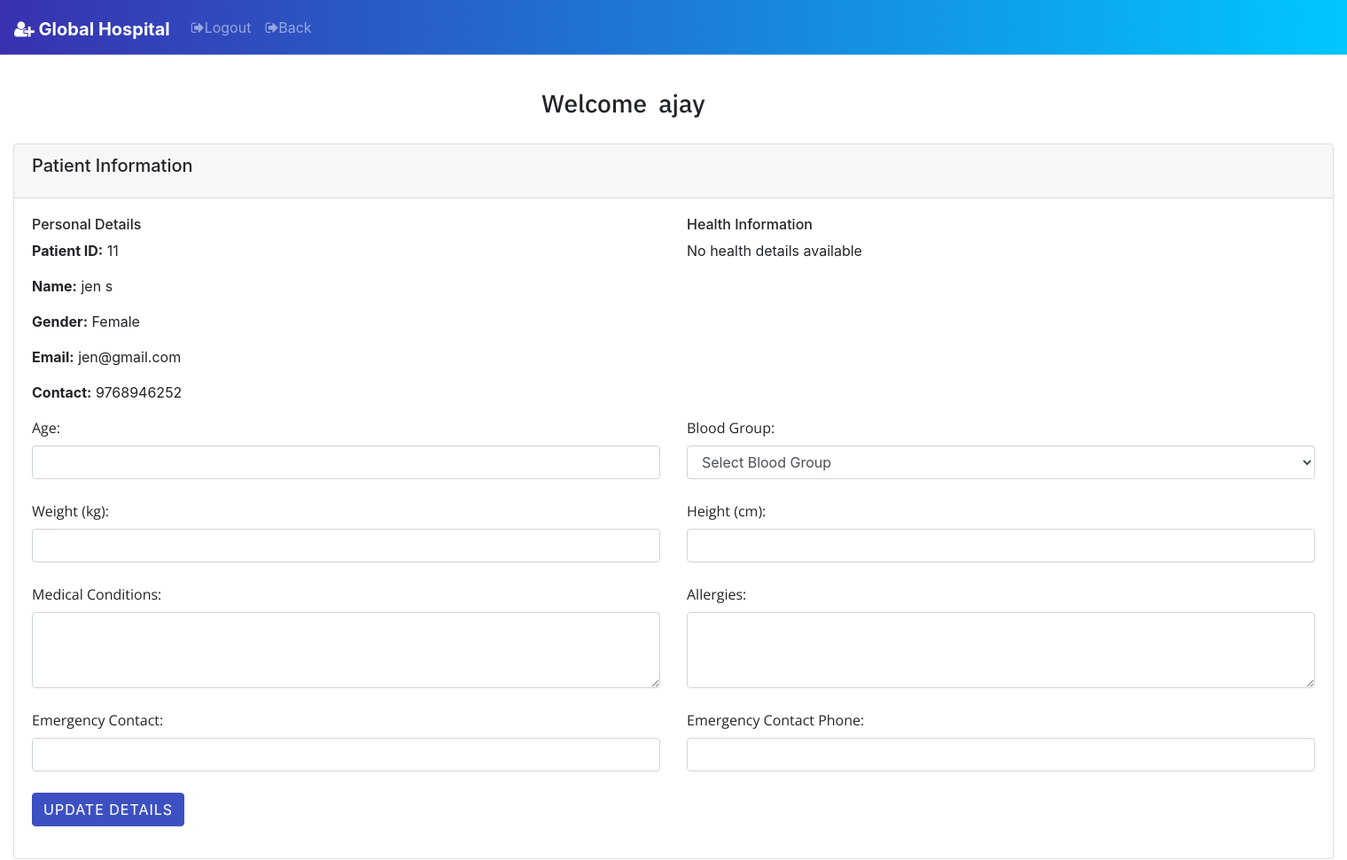
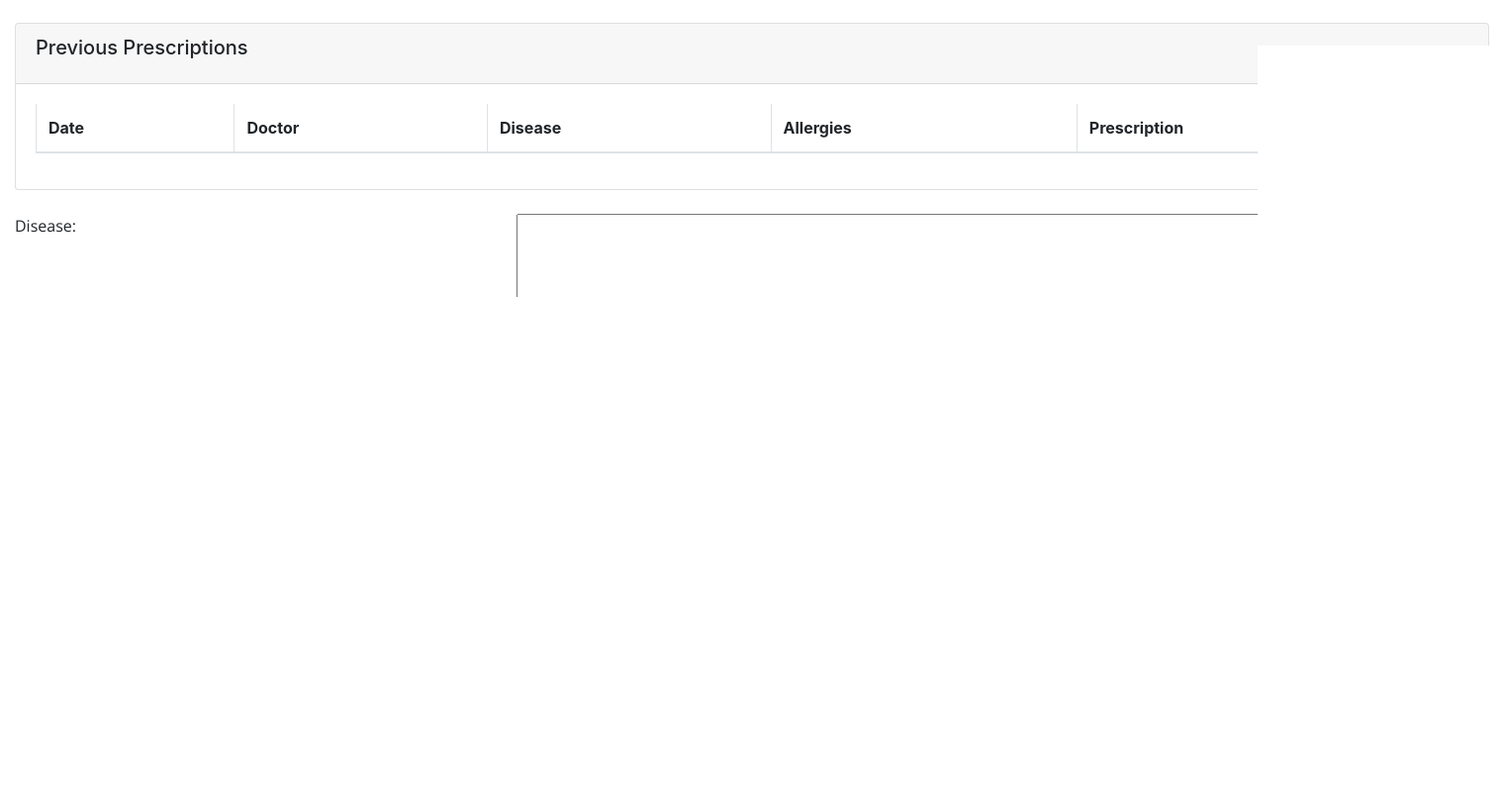
/prescribe.php?pid=11&ID=4&fname=jen&lname=s&appdate=2020-02-29&apptime=20:00:00 (signed in), run on the app's committed database (2 pictures, top to bottom).
### tables this page shows
CREATE TABLE IF NOT EXISTS `patreg` (
  `pid` int(11) NOT NULL AUTO_INCREMENT,
  `fname` varchar(20) NOT NULL,
  `lname` varchar(20) NOT NULL,
  `gender` varchar(10) NOT NULL,
  `email` varchar(30) NOT NULL,
  `contact` varchar(10) NOT NULL,
  `password` varchar(30) NOT NULL,
  `cpassword` varchar(30) NOT NULL,
  PRIMARY KEY (`pid`)
);

### prescribe.php (the view, shortened to what this page needs)
<!DOCTYPE html>
<?php
include('func1.php');
$pid='';
$ID='';
$fname = '';
$lname= '';
$doctor = $_SESSION['dname'];
if(isset($_GET['pid']) && isset($_GET['ID']) && isset($_GET['appdate']) && isset($_GET['apptime']) && isset($_GET['fname']) && isset($_GET['lname'])) {
  $pid = $_GET['pid'];
  $ID = $_GET['ID'];
  $fname = $_GET['fname'];
  $lname = $_GET['lname'];
}
?>
<html lang="en">
  <head>
    <link rel="stylesheet" type="text/css" href="font-awesome-4.7.0/css/font-awesome.min.css">
    <link rel="stylesheet" href="style.css">
        <link rel="stylesheet" href="vendor/fontawesome/css/font-awesome.min.css">
        <link rel="stylesheet" href="https://maxcdn.bootstrapcdn.com/bootstrap/4.0.0-beta/css/bootstrap.min.css">
    <link rel="stylesheet" href="https://stackpath.bootstrapcdn.com/bootstrap/4.3.1/css/bootstrap.min.css">
      <nav class="navbar navbar-expand-lg navbar-dark bg-primary fixed-top">
  <a class="navbar-brand" href="#"><i class="fa fa-user-plus" aria-hidden="true"></i> Global Hospital </a>
<div class="collapse navbar-collapse" id="navbarSupportedContent">
     <ul class="navbar-nav mr-auto">
       <li class="nav-item">
        <a class="nav-link" href="logout1.php"><i class="fa fa-sign-out" aria-hidden="true"></i>Logout</a>
      </li>
       <li class="nav-item">
       <a class="nav-link" href="doctor-panel.php"><i class="fa fa-sign-out" aria-hidden="true"></i>Back</a>
      </li>
    </ul>
  </div>
</nav>
</head>
<body style="padding-top:50px;">
   <div class="container-fluid" style="margin-top:50px;">
    <h3 style = "margin-left: 40%;  padding-bottom: 20px; font-family: 'IBM Plex Sans', sans-serif;"> Welcome &nbsp<?php echo $doctor ?>
   </h3>
   <div class="card mb-4">
     <div class="card-header">
       <h5 class="card-title">Patient Information</h5>
     </div>
     <div class="card-body">
       <div class="row">
         <div class="col-md-6">
           <h6>Personal Details</h6>
           <p><strong>Patient ID:</strong> <?php echo $pid; ?></p>
           <p><strong>Name:</strong> <?php echo $fname . ' ' . $lname; ?></p>
           <?php
           $pat_query = mysqli_query($con, "SELECT * FROM patreg WHERE pid='$pid'");
           if($pat_info = mysqli_fetch_array($pat_query)) {
             echo "<p><strong>Gender:</strong> ".$pat_info['gender']."</p>";
             echo "<p><strong>Email:</strong> ".$pat_info['email']."</p>";
             echo "<p><strong>Contact:</strong> ".$pat_info['contact']."</p>";
           }
           ?>
         </div>
         <div class="col-md-6">
           <h6>Health Information</h6>
           <?php
           $health_query = mysqli_query($con, "SELECT * FROM patient_health_details WHERE pid='$pid'");
           if($health_info = mysqli_fetch_array($health_query)) {
             echo "<p><strong>Age:</strong> ".$health_info['age']."</p>";
             echo "<p><strong>Blood Group:</strong> ".$health_info['blood_group']."</p>";
             echo "<p><strong>Weight:</strong> ".$health_info['weight']." kg</p>";
             echo "<p><strong>Height:</strong> ".$health_info['height']." cm</p>";
             echo "<p><strong>Medical Conditions:</strong> ".$health_info['medical_conditions']."</p>";
             echo "<p><strong>Allergies:</strong> ".$health_info['allergies']."</p>";
             echo "<p><strong>Current Medications:</strong> ".$health_info['current_medications']."</p>";
             echo "<p><strong>Emergency Contact:</strong> ".$health_info['emergency_contact']." (".$health_info['emergency_contact_phone'].")</p>";
           } else {
             echo "<p>No health details available</p>";
           }
           ?>
         </div>
       </div>
       <form class="form-group" method="post" action="update_health_details.php">
         <div class="row">
           <div class="col-md-6">
             <label>Age:</label>
             <input type="number" class="form-control" name="age" value="<?php echo $health_info['age']; ?>" required>
           </div>
           <div class="col-md-6">
             <label>Blood Group:</label>
             <select class="form-control" name="blood_group" required>
               <option value="">Select Blood Group</option>
             </select>
           </div>
         </div><br>
         <div class="row">
           <div class="col-md-6">
             <label>Weight (kg):</label>
             <input type="number" step="0.01" class="form-control" name="weight" value="<?php echo $health_info['weight']; ?>" required>
           </div>
           <div class="col-md-6">
             <label>Height (cm):</label>
             <input type="number" step="0.01" class="form-control" name="height" value="<?php echo $health_info['height']; ?>" required>
           </div>
         </div><br>
         <div class="row">
           <div class="col-md-6">
             <label>Medical Conditions:</label>
             <textarea class="form-control" name="medical_conditions" rows="3"><?php echo $health_info['medical_conditions']; ?></textarea>
           </div>
           <div class="col-md-6">
             <label>Allergies:</label>
             <textarea class="form-control" name="allergies" rows="3"><?php echo $health_info['allergies']; ?></textarea>
           </div>
         </div><br>
         <div class="row">
           <div class="col-md-6">
             <label>Emergency Contact:</label>
             <input type="text" class="form-control" name="emergency_contact" value="<?php echo $health_info['emergency_contact']; ?>" required>
           </div>
           <div class="col-md-6">
             <label>Emergency Contact Phone:</label>
             <input type="text" class="form-control" name="emergency_contact_phone" value="<?php echo $health_info['emergency_contact_phone']; ?>" required>
           </div>
         </div><br>
         <input type="submit" name="update_health_details" value="Update Details" class="btn btn-primary">
       </form>
     </div>
   </div>
   <div class="card mb-4">
     <div class="card-header">
       <h5 class="card-title">Previous Prescriptions</h5>
     </div>
     <div class="card-body">
       <div class="table-responsive">
         <table class="table table-bordered">
           <thead>
               <th>Date</th>
               <th>Doctor</th>
               <th>Disease</th>
               <th>Allergies</th>
               <th>Prescription</th>
           </thead>
         </table>
       </div>
     </div>
   </div>
        <form class="form-group" name="prescribeform" method="post" action="prescribe.php">
          <div class="row">
                  <div class="col-md-4"><label>Disease:</label></div>
                  <div class="col-md-8">
                  <textarea id="disease" cols="86" rows ="5" name="disease" required></textarea>
                  </div><br><br><br>
                  <div class="col-md-4"><label>Allergies:</label></div>
                  <div class="col-md-8">
                  <textarea id="allergy" cols="86" rows ="5" name="allergy" required></textarea>
                  </div><br><br><br>
                  <div class="col-md-4"><label>Prescription:</label></div>
                  <div class="col-md-8">
                  <textarea id="prescription" cols="86" rows ="10" name="prescription" required></textarea>
                  </div><br><br><br>
                  <br><br><br><br>
                  <div class="row">
                    <div class="col-md-6">
                      <input type="submit" name="prescribe" value="Prescribe" class="btn btn-primary" style="margin-left: 40pc;">
                    </div>
                    <div class="col-md-6">
                      <a href="prescribe.php?ID=<?php echo $ID?>&complete=true"
                        onClick="return confirm('Have you added the prescription? Clicking OK will mark this appointment as completed.')"
                        class="btn btn-success" style="margin-left: 40pc;">
                        Complete Appointment
                      </a>
                    </div>
                  </div>
                </form>
                <br>
      </div>

### css/style.css (style rules this page uses)
body { width: 100%; height: 100%; font-family: "Open Sans", sans-serif; font-weight: 300; color: #666; background-color: #3931af; font-size: 16px; line-height: 1.6em; }
html { width: 100%; height: 100%; }
label, input, button, select, textarea { font-family: "Open Sans", sans-serif; font-size: inherit; line-height: inherit; }
h3 { font-size: 32px; }
h5 { font-size: 24px; }
h6 { font-size: 20px; }
h1, h2, h3, h4, h5, h6 { margin: 0 0 30px; font-family: "Roboto", sans-serif; font-weight: 400; color: #444; line-height: 1em; }
p { margin: 0 0 20px; }
a { color: #666; -webkit-transition: all 0.2s ease-in-out; -moz-transition: all 0.2s ease-in-out; transition: all 0.2s ease-in-out; }
.navbar-brand { padding-top: 15px; margin-top: 5px; padding-bottom: 0; }
.navbar { margin-bottom: 0; border-bottom: 1px solid rgba(255, 255, 255, 0.3); }
.navbar-brand { font-weight: 700; }
.btn { position: relative; display: inline-block; outline: none; color: #fff; text-decoration: none; text-transform: uppercase; letter-spacing: 1px; font-weight: 400; text-shadow: 0 0 1px rgba(255, 255, 255, 0.3); font-size: 14px; font-weight: 700; }

### prescribe.php (style rules this page uses)
.bg-primary { background: -webkit-linear-gradient(left, #3931af, #00c6ff); }
.btn-primary { background-color: #3c50c1; border-color: #3c50c1; }

### data on the page
patreg: gender "Female", email "jen@gmail.com", contact "9768946252"

### other printed values
$doctor "ajay"
$pid "11"
$fname "jen"
$lname "s"
